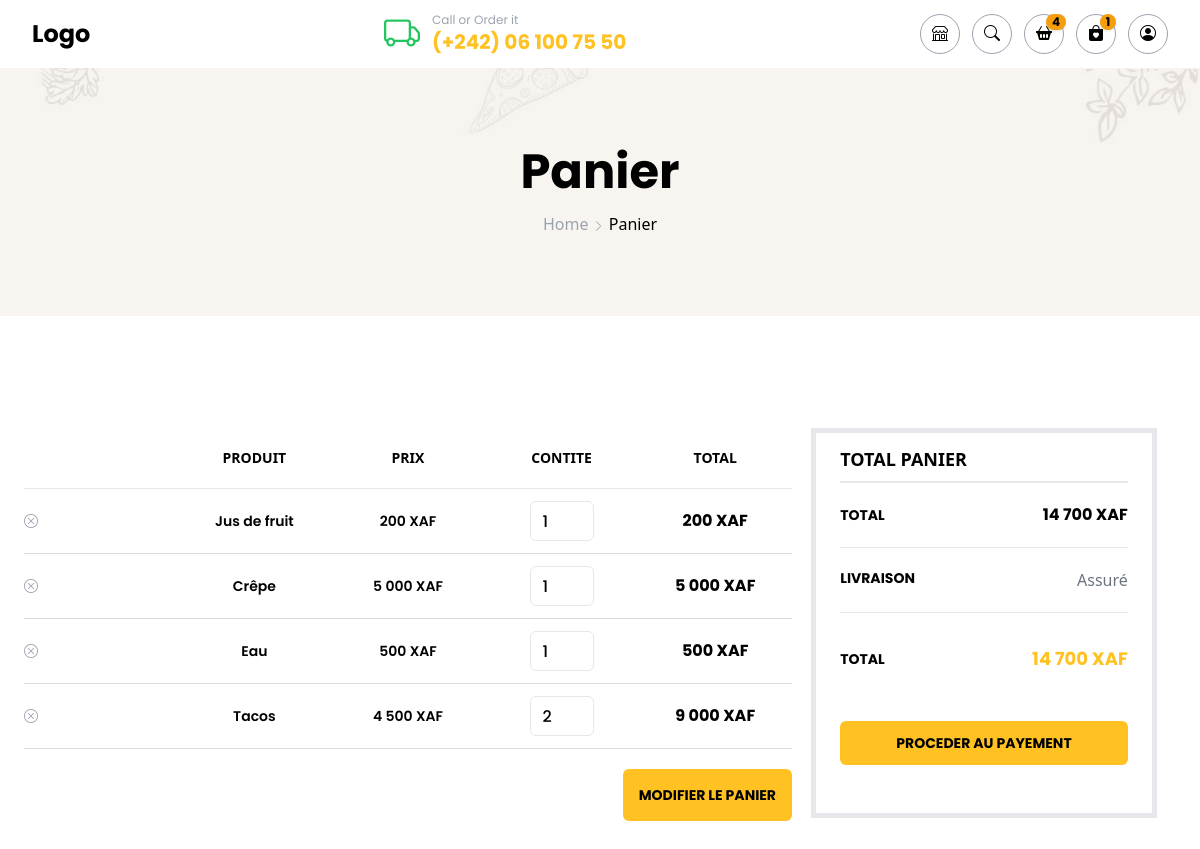
Page /panier.php on the committed database.
### tables this page shows
CREATE TABLE IF NOT EXISTS `panier_items` (
  `id` int(11) NOT NULL AUTO_INCREMENT,
  `panier_id` int(11) DEFAULT NULL,
  `produit_id` int(11) DEFAULT NULL,
  `quantite` int(11) DEFAULT NULL,
  PRIMARY KEY (`id`),
  KEY `panier_id` (`panier_id`),
  KEY `produit_id` (`produit_id`)
);

CREATE TABLE IF NOT EXISTS `produits` (
  `id` int(9) NOT NULL AUTO_INCREMENT,
  `nom` varchar(100) NOT NULL,
  `prix` float NOT NULL,
  `stock` int(9) DEFAULT NULL,
  `description` text DEFAULT NULL,
  `categorie_id` int(9) NOT NULL,
  `image` varchar(200) DEFAULT NULL,
  `statut` int(1) NOT NULL,
  PRIMARY KEY (`id`),
  KEY `categorie_id` (`categorie_id`)
);

### panier.php (called while the page is built, shortened)
<?php
$repoPanier = new PanierRepository();
$total = $repoPanier->getPrixTotal();
$panier = $repoPanier->getAll();
view(
    name: 'panier',
    pageTitle: "Panier",
    layout: "front",
    params: [
        'panier' => $panier,
        'total' => $total,
    ]
);

### repositories/panier_repository.php (called while the page is built, shortened)
<?php
class PanierRepository
{
    public static function getOrCreateCartId()
    {
        $visitorId = get_visitor_id();
        $stmt = db()->prepare('SELECT id FROM paniers WHERE id_client = ?');
        $stmt->execute([$visitorId]);
        $panierId = $stmt->fetchColumn();
        if (!$panierId) {
            $pdo = db();
            $stmt = $pdo->prepare('INSERT INTO paniers(id_client) VALUE (?)');
            $stmt->execute([$visitorId]);
            $panierId = $pdo->lastInsertId();
        }
        return $panierId;
    }
    public function getAll()
    {
        $panierId = $this->getOrCreateCartId();
        $sql = "SELECT ip.id as itemId, ip.produit_id as produitId, ip.quantite, p.nom as produitNom, p.prix as produitPrix, p.image as produiImage FROM  panier_items ip INNER JOIN produits p ON p.id = ip.produit_id WHERE ip.panier_id = $panierId";
        $stmt = db()->query($sql);
        $stmt->setFetchMode(PDO::FETCH_CLASS, Panier::class);
        return $stmt->fetchAll();
    }
}

### db.php (called while the page is built)
<?php
function db() : PDO {
    $db =  new PDO("mysql:host=". HOST . ";charset=utf8;dbname=". DB_NAME, USER, PASS);
    $db->setAttribute(PDO::ATTR_ERRMODE, PDO::ERRMODE_EXCEPTION);
    $db->setAttribute(PDO::ATTR_DEFAULT_FETCH_MODE, PDO::FETCH_ASSOC);
    return $db;
}

### models/panier.model.php (called while the page is built, shortened)
<?php
class Panier
{
    private $itemId;
    private $produitId;
    private $produitNom;
    private $produitPrix;
    private $quantite;
    public function getItemId(): ?int
    {
        return $this->itemId;
    }
    public function getProduitId(): ?int
    {
        return $this->produitId;
    }
    public function getProduitNom(): ?string
    {
        return $this->produitNom;
    }
    public function getProduitPrix()
    {
        return number_format($this->produitPrix, 0, thousands_separator: " ")." XAF";
    }
    public function getQuantite(): ?int
    {
        return $this->quantite;
    }
    public function getTotal()
    {
        $total = $this->quantite * $this->produitPrix;
        return number_format($total, 0, thousands_separator: " ")." XAF";
    }
}

### views/panier.view.php (the view, shortened to what this page needs)
<div class="shop-baner">
    <p class="titre-baner">Panier</p>
    <span class="link-baner"><a href="/" class="text-gray-400 hover:text-primary">Home</a>
        <span class="font-bold text-xs text-gray-400"><i class="bi bi-chevron-right"></i></span> Panier</span>
</div>
<br>
<?php if (!empty($panier)) : ?>
    <div class="grid md:grid-cols-3 p-6 mt-16">
        <div class="panier col-span-2">
            <div class="md:grid grid-cols-5 border-b-[0.05px] py-5 hidden">
                <p></p>
                <p class="mx-auto text-sm font-[600] font-sans">PRODUIT</p>
                <p class="mx-auto text-sm font-[600] font-sans">PRIX</p>
                <p class="mx-auto text-sm font-[600] font-sans">CONTITE</p>
                <p class="mx-auto text-sm font-[600] font-sans">TOTAL</p>
            </div>
            <form method="POST" class="md:block hidden">
                <?php foreach ($panier as $produit) : ?>
                    <div class="produit-panier grid grid-cols-5 items-center justify-center">
                        <div class="flex items-center justify-between">
                            <a href="delete.php/?del=<?= $produit->getItemId() ?>" class="text-gray-400 text-sm hover:text-primary"><i class="bi bi-x-circle"></i></a>
                        </div>
                        <a href="/description.php/?id=<?= $produit->getProduitId() ?>" class="mx-auto text-sm font-[600] hover:text-primary">
                            <?= $produit->getProduitNom() ?>
                        </a>
                        <p class="mx-auto text-sm font-[600]">
                            <?= $produit->getProduitPrix() ?>
                        </p>
                        <div class="mx-auto">
                            <input type="number" name="quanite<?= $produit->getProduitId() ?>" value="<?= $produit->getQuantite(); ?>" min="0" class="border border-gray-200 p-3 font-[500] w-16 rounded-md h-10 outline-1 outline-primary ">
                        </div>
                        <p class="mx-auto font-bold">
                            <?= $produit->getTotal() ?>
                        </p>
                    </div>
                <?php endforeach ?>
                <div class="md:flex justify-end">
                    <button type="submit" class="bg-primary md:w-auto w-[100%] mb-5 p-4 rounded-md mt-5 text-sm font-bold hover:bg-[#eeac00] hover:text-white transition-all duration-300">MODIFIER LE
                        PANIER</button>
                </div>
            </form>
        </div>
        <div class="md:col-span-1 col-span-2 mb-20 mx-auto border-[5px] md:w-[90%] w-[100%] px-6 h-[390px]">
            <div>
                <p class="font-bold pt-3 pb-2 border-b-2 text-lg font-sans">TOTAL PANIER</p>
            </div>
            <div class="flex justify-between items-center py-5 border-b-[0.05px]">
                <sapn class="text-sm font-bold">TOTAL</sapn>
                <sapn class="font-bold">
                    <?= number_format($total, 0, thousands_separator: " ") ?> XAF
                </sapn>
            </div>
            <div class="flex justify-between py-5 border-b-[0.05px]">
                <sapn class="text-sm font-bold">LIVRAISON</sapn>
                <p class="font-sans text-gray-500">Assuré</p>
            </div>
            <div class="flex justify-between items-center pt-8">
                <sapn class="text-sm font-bold">TOTAL</sapn>
                <sapn class="text-primary font-bold text-lg">
                    <?= number_format($total, 0, thousands_separator: " ") ?> XAF
                </sapn>
            </div>
            <a href="/validation.php">
                <button class="w-[100%]  bg-primary hover:bg-[#eeac00] hover:text-white p-3 rounded-md mt-[3rem] mb-8 text-sm font-bold transition-all duration-300">PROCEDER
                    AU PAYEMENT</button>
            </a>
        </div>
    </div>
<?php endif ?>

### rows in the picture
panier_items: produit.nom "Jus de fruit", produit.prix "200 XAF", quantite "1", quantite.prix "200 XAF"
panier_items: produit.nom "Crêpe", produit.prix "5 000 XAF", quantite "1", quantite.prix "5 000 XAF"
panier_items: produit.nom "Eau", produit.prix "500 XAF", quantite "1", quantite.prix "500 XAF"
panier_items: produit.nom "Tacos", produit.prix "4 500 XAF", quantite "2", quantite.prix "9 000 XAF"

### other values in the picture
$cartItems "4"
$FavorieItems "1"
$total "14 700"
